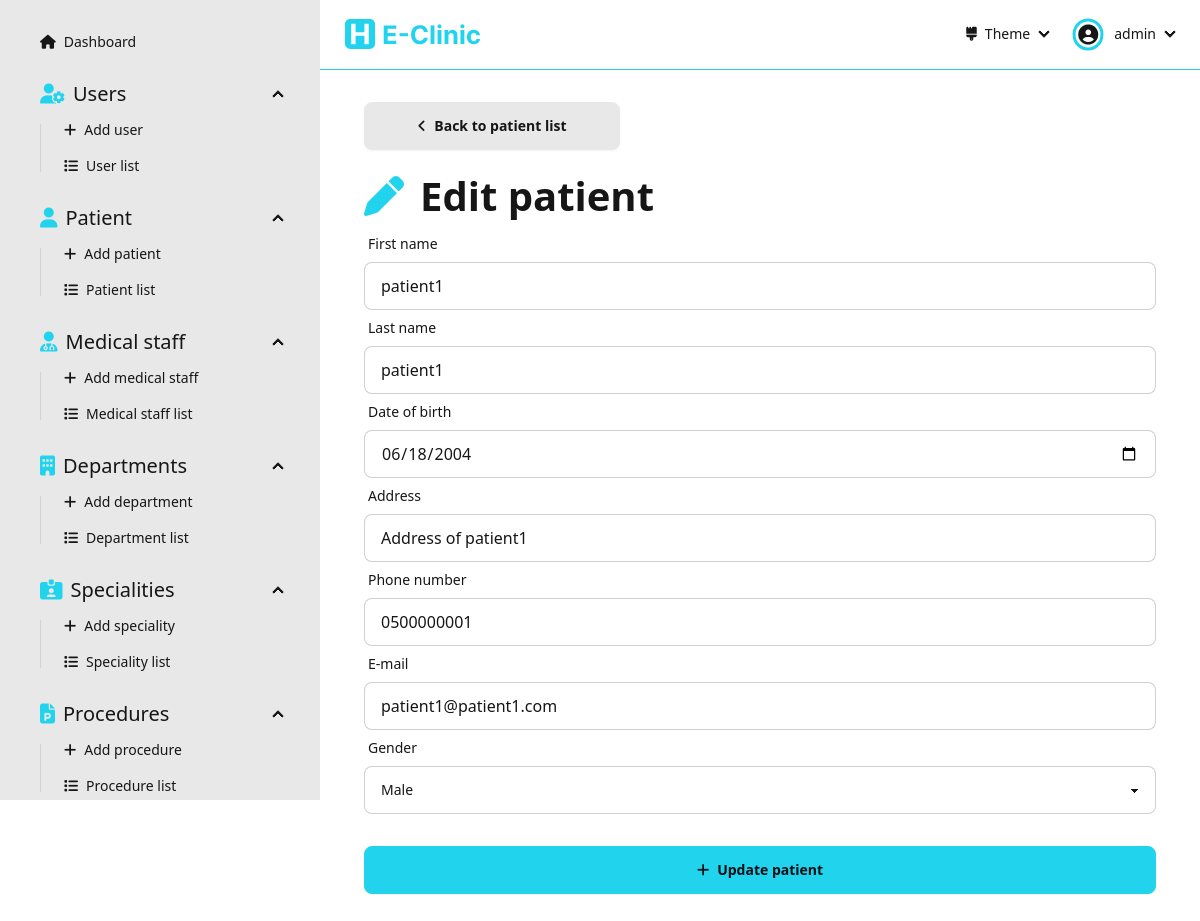
/dashboard/patients/edit/be93aa51a04145ac903f6ad60fe9e345/ (signed in), run on the app's committed database.
### Dashboard/models.py (models this page shows, shortened)
class Patient(models.Model):
  id = models.UUIDField(primary_key=True, default=uuid.uuid4, editable=False)
  firstName = models.CharField(max_length=256, null=False)
  lastName = models.CharField(max_length=256, null=False)
  dateOfBirth = models.DateField(null=False)
  address = models.CharField(max_length=256, null=False)
  phoneNumber = models.CharField(max_length=20, null=False, unique=True, validators=[RegexValidator(r'^(00213|\+213|0)(5|6|7)\d{8}$')])
  email = models.CharField(max_length=254, null=False, unique=True, validators=[EmailValidator()])
  gender = models.CharField(max_length=10, choices=Genders.choices, null=False)
  createdAt = models.DateTimeField(auto_now_add=True)
  updatedAt = models.DateTimeField(auto_now=True)

### Dashboard/views/patient.py (the view)
# urls.py: path('dashboard/patients/edit/<str:patientId>/', patient.editPatient, name='edit-patient'),
@login_required(login_url='sign-in')
def editPatient(request: HttpRequest, patientId: str):
  patient = get_object_or_404(Patient, id=patientId)
  form = PatientForm(instance=patient)
  if request.method == 'POST':
    form = PatientForm(data=request.POST, instance=patient)
    if form.is_valid():
      form.save()
      messages.success(request=request, message='Patient updated successfully')
      return redirect('patient-list')
  context = { 'form': form }
  return render(request, 'pages/patient/edit-patient.html', context=context)

### Dashboard/forms.py
class PatientForm(forms.ModelForm):
  class Meta:
    model = Patient
    fields = '__all__'

### Dashboard/templates/pages/patient/edit-patient.html (shortened to what this page needs)
{% extends "layouts/dashboard.html" %}
{% load static %}
{% load widget_tweaks %}
{% block dashboard_content %}
  <div class="flex flex-1 flex-col items-center pb-[5rem]">
    <form class="flex flex-1 flex-col w-[90%] max-w-[50rem]" action="" method="post">
      <div class="flex mb-[1rem]">
        <a class="btn btn-wide" href="{% url "patient-list" %}"><i class="fas fa-angle-left"></i>Back to patient list</a>
      </div>
      <div class="text-[30pt] font-bold"><i class="fas fa-pen text-primary mr-[1rem]"></i>Edit patient</div>
      <label class="form-control w-full">
        <div class="label">
          <span class="label-text">First name</span>
        </div>
        {% render_field form.firstName placeholder="First name" class+="input input-bordered w-full" %}
      </label>
      <label class="form-control w-full">
        <div class="label">
          <span class="label-text">Last name</span>
        </div>
        {% render_field form.lastName placeholder="Last name" class+="input input-bordered w-full" %}
      </label>
      <label class="form-control w-full">
        <div class="label">
          <span class="label-text">Date of birth</span>
        </div>
        {% render_field form.dateOfBirth placeholder="Date of birth" class+="input input-bordered w-full" type="date" %}
      </label>
      <label class="form-control w-full">
        <div class="label">
          <span class="label-text">Address</span>
        </div>
        {% render_field form.address placeholder="Address" class+="input input-bordered w-full" %}
      </label>
      <label class="form-control w-full">
        <div class="label">
          <span class="label-text">Phone number</span>
        </div>
        {% render_field form.phoneNumber placeholder="Phone number" class+="input input-bordered w-full" %}
      </label>
      <label class="form-control w-full">
        <div class="label">
          <span class="label-text">E-mail</span>
        </div>
        {% render_field form.email placeholder="E-mail" class+="input input-bordered w-full" %}
      </label>
      <label class="form-control w-full">
        <div class="label">
          <span class="label-text">Gender</span>
        </div>
        {% render_field form.gender class+="select select-bordered" %}
      </label>
      <button class="btn btn-primary mt-[2rem]"><i class="fas fa-plus"></i>Update patient</button>
    </form>
  </div>
{% endblock dashboard_content %}

### Dashboard/templates/components/navbar-dashboard.html (shortened to what this page needs)
{% load static %}
<div class="navbar bg-base-100 border-b-primary border-b-[1px] mb-[2rem] sticky top-0 z-40">
  <div class="flex-1">
    <a class="btn btn-ghost hidden md:flex" href="/dashboard">
      <img class="h-full py-[0.5rem]" src="{% static "assets/e-clinic-logo-name.svg" %}" alt="e-clinic logo">
    </a>
  </div>
  <div class="flex-none">
    <ul class="menu menu-horizontal px-1">
      <li>
        <details>
          <summary>
            <i class="fas fa-brush"></i> Theme
          </summary>
        </details>
      </li>
      <li>
        <details>
          <summary>
            <div class="rounded-full mr-[0.5rem] ring ring-primary ring-offset-base-100 ring-offset-[0.15rem] flex justify-center items-center pt-[0.05rem]">
              <i class="fas fa-user-circle text-[15pt]"></i>
            </div>
            {{user}}
          </summary>
        </details>
      </li>
    </ul>
  </div>
</div>

### data on the page
Patient: firstName "patient1", lastName "patient1", dateOfBirth "06/18/2004", address "Address of patient1", phoneNumber "0500000001", email "patient1@patient1.com", gender "Male"

### other printed values
{{ user }} "admin"
